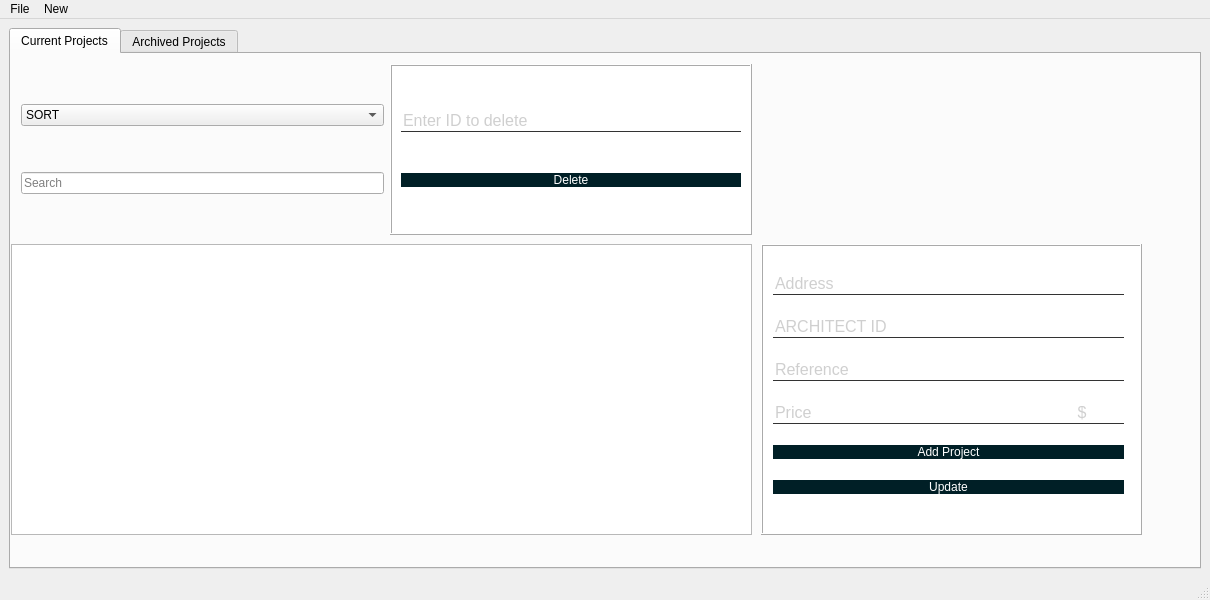
<?xml version="1.0" encoding="UTF-8"?>
<ui version="4.0">
 <class>MainWindow</class>
 <widget class="QMainWindow" name="MainWindow">
  <property name="geometry">
   <rect>
    <x>0</x>
    <y>0</y>
    <width>1210</width>
    <height>600</height>
   </rect>
  </property>
  <property name="windowTitle">
   <string>MainWindow</string>
  </property>
  <widget class="QWidget" name="centralwidget">
   <layout class="QHBoxLayout" name="horizontalLayout">
    <item>
     <layout class="QVBoxLayout" name="verticalLayout">
      <item>
       <widget class="QTabWidget" name="tabWidget">
        <property name="styleSheet">
         <string notr="true"/>
        </property>
        <property name="currentIndex">
         <number>0</number>
        </property>
        <widget class="QWidget" name="tab">
         <attribute name="title">
          <string>Current Projects</string>
         </attribute>
         <widget class="QTableView" name="tableView">
          <property name="geometry">
           <rect>
            <x>0</x>
            <y>190</y>
            <width>741</width>
            <height>291</height>
           </rect>
          </property>
         </widget>
         <widget class="QWidget" name="layoutWidget">
          <property name="geometry">
           <rect>
            <x>10</x>
            <y>10</y>
            <width>731</width>
            <height>171</height>
           </rect>
          </property>
          <layout class="QHBoxLayout" name="horizontalLayout_2">
           <item>
            <layout class="QVBoxLayout" name="verticalLayout_5">
             <item>
              <widget class="QComboBox" name="comboBox">
               <item>
                <property name="text">
                 <string>SORT</string>
                </property>
               </item>
               <item>
                <property name="text">
                 <string>IDPROJET</string>
                </property>
               </item>
               <item>
                <property name="text">
                 <string>IDARCHITECT</string>
                </property>
               </item>
               <item>
                <property name="text">
                 <string>PRIX</string>
                </property>
               </item>
              </widget>
             </item>
             <item>
              <widget class="QLineEdit" name="lineEdit">
               <property name="text">
                <string/>
               </property>
               <property name="placeholderText">
                <string>Search</string>
               </property>
              </widget>
             </item>
            </layout>
           </item>
           <item>
            <widget class="QFrame" name="frame_2">
             <property name="enabled">
              <bool>true</bool>
             </property>
             <property name="cursor">
              <cursorShape>IBeamCursor</cursorShape>
             </property>
             <property name="mouseTracking">
              <bool>false</bool>
             </property>
             <property name="styleSheet">
              <string notr="true">QFrame{
background:white;

}
QLabel{
color:white;
font-size:16px;
}
QPushButton
{
background:red;
border-radius:16px;
}
QPushButton:hover {
transform: scale(5); 
width : 250px;
color:red;
}
QPushButton
{
color:white;
border-radius:15px;
}
QLineEdit,QDateTimeEdit
{
background:transparent;
border:none;
color:#a0a0a0;
font-size:16px;
border-bottom:1px solid #333;
}</string>
             </property>
             <property name="frameShape">
              <enum>QFrame::Box</enum>
             </property>
             <property name="frameShadow">
              <enum>QFrame::Raised</enum>
             </property>
             <layout class="QVBoxLayout" name="verticalLayout_4">
              <item>
               <widget class="QLineEdit" name="lineEdit_p_2">
                <property name="placeholderText">
                 <string>Enter ID to delete</string>
                </property>
               </widget>
              </item>
              <item>
               <widget class="QPushButton" name="pushButton_5">
                <property name="enabled">
                 <bool>true</bool>
                </property>
                <property name="cursor">
                 <cursorShape>PointingHandCursor</cursorShape>
                </property>
                <property name="mouseTracking">
                 <bool>false</bool>
                </property>
                <property name="styleSheet">
                 <string notr="true">background-color:#001F26;</string>
                </property>
                <property name="text">
                 <string>Delete</string>
                </property>
                <property name="checkable">
                 <bool>false</bool>
                </property>
                <property name="flat">
                 <bool>false</bool>
                </property>
               </widget>
              </item>
             </layout>
            </widget>
           </item>
          </layout>
         </widget>
         <widget class="QFrame" name="frame">
          <property name="enabled">
           <bool>true</bool>
          </property>
          <property name="geometry">
           <rect>
            <x>750</x>
            <y>190</y>
            <width>381</width>
            <height>291</height>
           </rect>
          </property>
          <property name="cursor">
           <cursorShape>IBeamCursor</cursorShape>
          </property>
          <property name="mouseTracking">
           <bool>false</bool>
          </property>
          <property name="styleSheet">
           <string notr="true">QFrame{
background:white;

}
QLabel{
color:white;
font-size:16px;
}
QPushButton
{
background:red;
border-radius:16px;
}
QPushButton:hover {
transform: scale(5); 
width : 250px;
color:red;
}
QPushButton
{
color:white;
border-radius:15px;
}
QLineEdit,QDateTimeEdit
{
background:transparent;
border:none;
color:#a0a0a0;
font-size:16px;
border-bottom:1px solid #333;
}</string>
          </property>
          <property name="frameShape">
           <enum>QFrame::Box</enum>
          </property>
          <property name="frameShadow">
           <enum>QFrame::Raised</enum>
          </property>
          <widget class="QWidget" name="layoutWidget">
           <property name="geometry">
            <rect>
             <x>12</x>
             <y>14</y>
             <width>351</width>
             <height>251</height>
            </rect>
           </property>
           <layout class="QVBoxLayout" name="verticalLayout_2">
            <item>
             <widget class="QLineEdit" name="lineEdit_a">
              <property name="text">
               <string/>
              </property>
              <property name="placeholderText">
               <string>Address</string>
              </property>
             </widget>
            </item>
            <item>
             <widget class="QLineEdit" name="lineEdit_id">
              <property name="placeholderText">
               <string>ARCHITECT ID</string>
              </property>
             </widget>
            </item>
            <item>
             <widget class="QLineEdit" name="lineEdit_r">
              <property name="text">
               <string/>
              </property>
              <property name="placeholderText">
               <string>Reference</string>
              </property>
             </widget>
            </item>
            <item>
             <widget class="QLineEdit" name="lineEdit_p">
              <property name="placeholderText">
               <string>Price                                                            $</string>
              </property>
             </widget>
            </item>
            <item>
             <widget class="QPushButton" name="pushButton_2">
              <property name="enabled">
               <bool>true</bool>
              </property>
              <property name="cursor">
               <cursorShape>PointingHandCursor</cursorShape>
              </property>
              <property name="mouseTracking">
               <bool>false</bool>
              </property>
              <property name="styleSheet">
               <string notr="true">background-color:#001F26;</string>
              </property>
              <property name="text">
               <string>Add Project</string>
              </property>
              <property name="checkable">
               <bool>false</bool>
              </property>
              <property name="flat">
               <bool>false</bool>
              </property>
             </widget>
            </item>
            <item>
             <widget class="QPushButton" name="pushButtonU">
              <property name="enabled">
               <bool>true</bool>
              </property>
              <property name="cursor">
               <cursorShape>PointingHandCursor</cursorShape>
              </property>
              <property name="mouseTracking">
               <bool>false</bool>
              </property>
              <property name="styleSheet">
               <string notr="true">background-color:#001F26;</string>
              </property>
              <property name="text">
               <string>Update</string>
              </property>
              <property name="checkable">
               <bool>false</bool>
              </property>
              <property name="flat">
               <bool>false</bool>
              </property>
             </widget>
            </item>
           </layout>
          </widget>
         </widget>
         <widget class="QPushButton" name="pushButton">
          <property name="geometry">
           <rect>
            <x>750</x>
            <y>10</y>
            <width>381</width>
            <height>171</height>
           </rect>
          </property>
          <property name="autoFillBackground">
           <bool>false</bool>
          </property>
          <property name="text">
           <string/>
          </property>
          <property name="icon">
           <iconset>
            <normaloff>../../../../Downloads/c++ logo.png</normaloff>../../../../Downloads/c++ logo.png</iconset>
          </property>
          <property name="iconSize">
           <size>
            <width>150</width>
            <height>150</height>
           </size>
          </property>
          <property name="flat">
           <bool>true</bool>
          </property>
         </widget>
         <zorder>layoutWidget</zorder>
         <zorder>tableView</zorder>
         <zorder>frame</zorder>
         <zorder>pushButton</zorder>
        </widget>
        <widget class="QWidget" name="tab_2">
         <attribute name="title">
          <string>Archived Projects</string>
         </attribute>
         <widget class="QTableWidget" name="tableWidget_2">
          <property name="geometry">
           <rect>
            <x>278</x>
            <y>10</y>
            <width>861</width>
            <height>391</height>
           </rect>
          </property>
          <property name="styleSheet">
           <string notr="true"/>
          </property>
          <column>
           <property name="text">
            <string>Project ID</string>
           </property>
          </column>
          <column>
           <property name="text">
            <string>Client ID</string>
           </property>
          </column>
          <column>
           <property name="text">
            <string>Starting Date</string>
           </property>
          </column>
         </widget>
         <widget class="QPushButton" name="pushButton_3">
          <property name="geometry">
           <rect>
            <x>30</x>
            <y>20</y>
            <width>221</width>
            <height>171</height>
           </rect>
          </property>
          <property name="autoFillBackground">
           <bool>false</bool>
          </property>
          <property name="text">
           <string/>
          </property>
          <property name="icon">
           <iconset>
            <normaloff>../../../../Downloads/c++ logo.png</normaloff>../../../../Downloads/c++ logo.png</iconset>
          </property>
          <property name="iconSize">
           <size>
            <width>150</width>
            <height>150</height>
           </size>
          </property>
          <property name="flat">
           <bool>true</bool>
          </property>
         </widget>
        </widget>
       </widget>
      </item>
     </layout>
    </item>
   </layout>
  </widget>
  <widget class="QMenuBar" name="menubar">
   <property name="geometry">
    <rect>
     <x>0</x>
     <y>0</y>
     <width>1210</width>
     <height>25</height>
    </rect>
   </property>
   <widget class="QMenu" name="menuFile">
    <property name="title">
     <string>File</string>
    </property>
   </widget>
   <widget class="QMenu" name="menuNew">
    <property name="title">
     <string>New</string>
    </property>
   </widget>
   <addaction name="menuFile"/>
   <addaction name="menuNew"/>
  </widget>
  <widget class="QStatusBar" name="statusbar"/>
 </widget>
 <tabstops>
  <tabstop>tableWidget_2</tabstop>
  <tabstop>pushButtonU</tabstop>
  <tabstop>lineEdit_a</tabstop>
  <tabstop>lineEdit_id</tabstop>
 </tabstops>
 <resources/>
 <connections/>
</ui>
